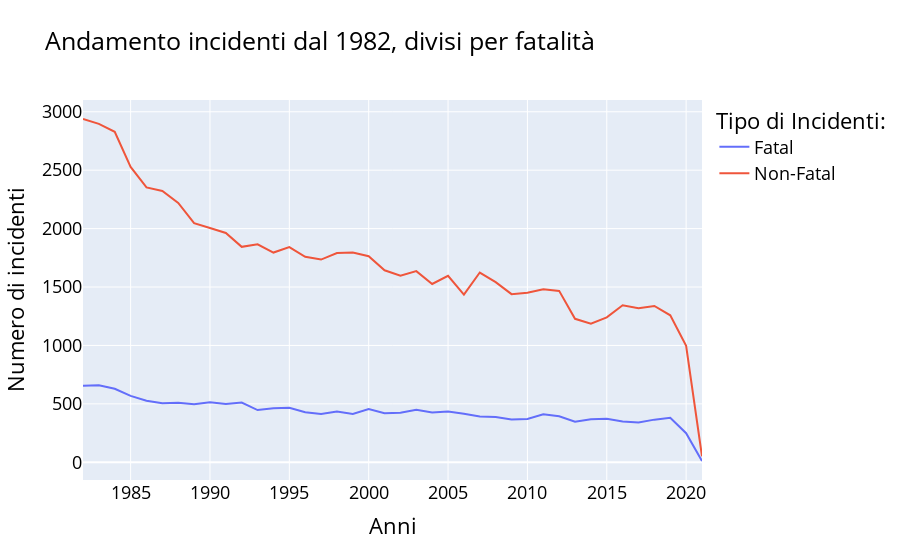

Notebook source saved alongside this figure:
### Markdown cell above
<h3>2. Andamento Incidenti dal 1982, divisi per fatalià</h3>
<p>In questo grafico si analizza l'andamento degli incidenti dal 1982 fino a febbraio 2021, suddividendo gli incidenti fatali da quelli non fatali.</p>
<h4>Osservazioni:</h4>
<p>Si osserva come è presente un evidente calo degli incidenti non fatale nel corso degli anni. Si passa da 2938 incidenti del 1982 a 1258 incidenti dell'anno 2019.<br>
   Per quanto riguarda gli incidenti fatali si evince che la tendenza a diminuire è meno marcata ma presente. Si passa da 655 casi fatali del 1982 a 380 casi fatali nel 2019. </p>
<h4>Grafico:</h4>

### Code cell
a = aviation_slim[(aviation_slim['Investigation.Type'] != 'UNKNOWN') & (aviation_slim['year'] > 1981)]
a = a.groupby(['year','InjurySeverityType']).year.count().reset_index(name="count")

fig = px.line(a, x='year' , y='count' ,color="InjurySeverityType",title='Andamento Incidenti dal 1982')
fig.update_layout(
    title="Andamento incidenti dal 1982, divisi per fatalità",
    xaxis_title="Anni",
    yaxis_title="Numero di incidenti",
    legend_title="Tipo di Incidenti:",
    font=dict(
        size=18,
        color="Black"
    )
)

fig.show()

### Figure 1 — Plotly figure (JSON) as saved in the notebook; plotly's stock layout.template omitted (floating-point values rounded to 4 significant figures)
{"data": [{"hovertemplate": "InjurySeverityType=Fatal<br>year=%{x}<br>count=%{y}<extra></extra>", "legendgroup": "Fatal", "line": {"color": "#636efa", "dash": "solid"}, "marker": {"symbol": "circle"}, "mode": "lines", "name": "Fatal", "orientation": "v", "showlegend": true, "type": "scatter", "x": [1982, 1983, 1984, 1985, 1986, 1987, 1988, 1989, 1990, 1991, 1992, 1993, 1994, 1995, 1996, 1997, 1998, 1999, 2000, 2001, 2002, 2003, 2004, 2005, 2006, 2007, 2008, 2009, 2010, 2011, 2012, 2013, 2014, 2015, 2016, 2017, 2018, 2019, 2020, 2021], "xaxis": "x", "y": [655, 660, 629, 568, 527, 506, 510, 497, 513, 499, 511, 447, 462, 467, 428, 413, 435, 413, 456, 420, 424, 449, 426, 435, 416, 392, 388, 366, 370, 411, 394, 347, 368, 372, 350, 340, 365, 380, 249, 11], "yaxis": "y"}, {"hovertemplate": "InjurySeverityType=Non-Fatal<br>year=%{x}<br>count=%{y}<extra></extra>", "legendgroup": "Non-Fatal", "line": {"color": "#EF553B", "dash": "solid"}, "marker": {"symbol": "circle"}, "mode": "lines", "name": "Non-Fatal", "orientation": "v", "showlegend": true, "type": "scatter", "x": [1982, 1983, 1984, 1985, 1986, 1987, 1988, 1989, 1990, 1991, 1992, 1993, 1994, 1995, 1996, 1997, 1998, 1999, 2000, 2001, 2002, 2003, 2004, 2005, 2006, 2007, 2008, 2009, 2010, 2011, 2012, 2013, 2014, 2015, 2016, 2017, 2018, 2019, 2020, 2021], "xaxis": "x", "y": [2938, 2896, 2828, 2528, 2353, 2322, 2220, 2047, 2005, 1963, 1844, 1866, 1795, 1842, 1759, 1735, 1791, 1796, 1764, 1643, 1596, 1636, 1526, 1596, 1435, 1624, 1542, 1439, 1451, 1480, 1467, 1228, 1186, 1240, 1344, 1318, 1338, 1258, 997, 51], "yaxis": "y"}], "layout": {"autosize": true, "font": {"color": "Black", "size": 18}, "legend": {"title": {"text": "Tipo di Incidenti:"}, "tracegroupgap": 0}, "title": {"text": "Andamento incidenti dal 1982, divisi per fatalità"}, "xaxis": {"anchor": "y", "autorange": true, "domain": [0, 1], "range": [1982, 2021], "title": {"text": "Anni"}, "type": "linear"}, "yaxis": {"anchor": "x", "autorange": true, "domain": [0, 1], "range": [-151.6, 3101.0], "title": {"text": "Numero di incidenti"}, "type": "linear"}}}
